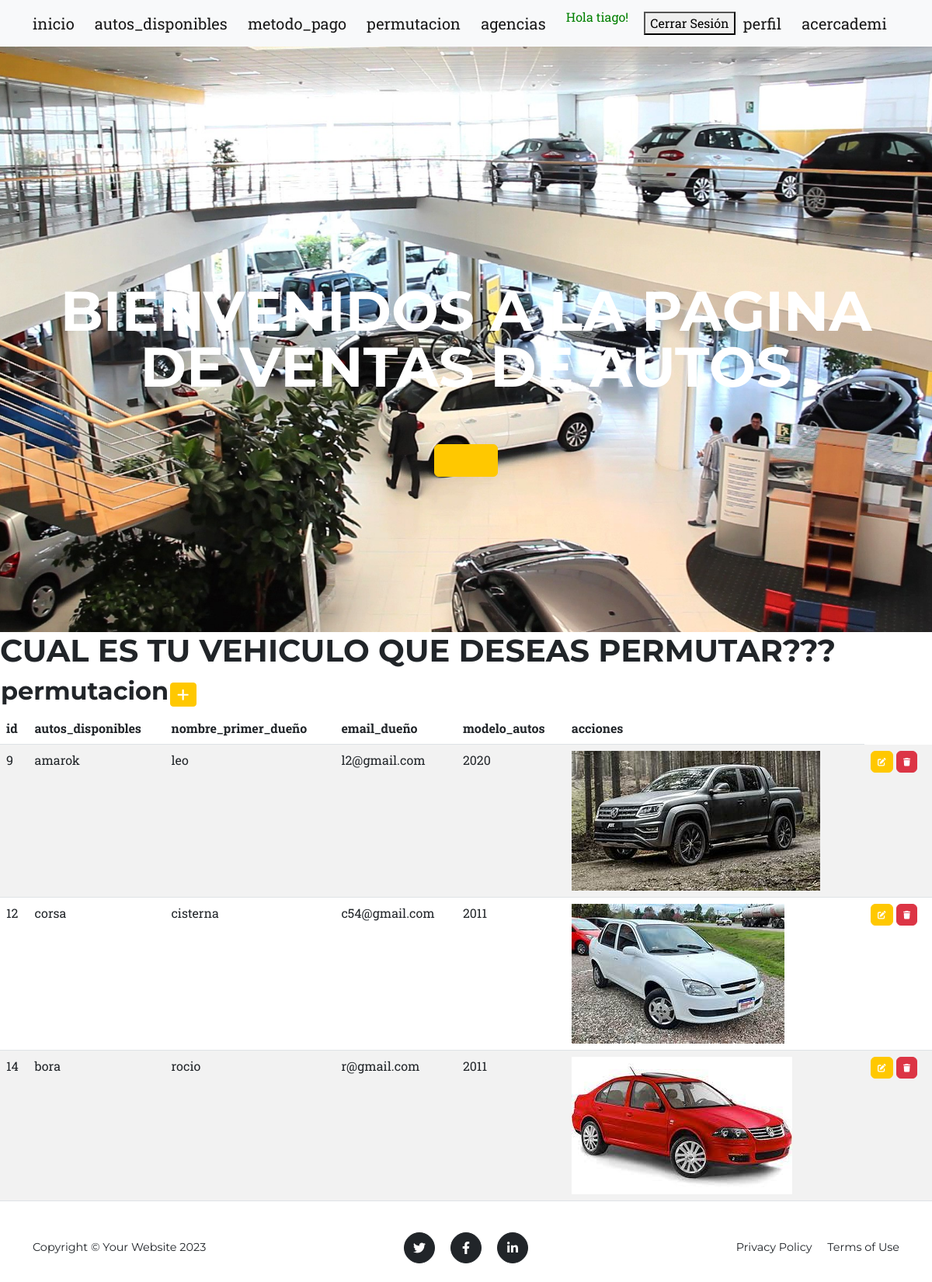
/aplicacion/permutacion (signed in), run on the app's committed database.
### aplicacion/models.py (models this page shows, shortened)
class permutacion(models.Model):
     nombre_auto=models.CharField(max_length=50)
     nombre_primer_dueño =models.CharField(max_length=50)
     email=models.EmailField()
     modelo =models.IntegerField()
     imagenes=models.ImageField(upload_to="avatares",blank=True,null=True)

### aplicacion/views.py (the view)
# urls.py: path('permutacion',permutacionlist.as_view(),name="permutacion"),
class permutacionlist(LoginRequiredMixin,ListView):
     model=permutacion

### aplicacion/templates/aplicacion/permutacion_list.html (shortened to what this page needs)
{% extends 'aplicacion/home.html' %}
{% block contenido %}
<h1>CUAL ES TU VEHICULO QUE DESEAS PERMUTAR???</h1>
{% endblock contenido %}
{% block aporte %}
<table>
    <tr>
      <td width="200"><h2>permutacion </h2></td>
        <td>
           <a
            href="{%url 'permutacioncreate' %}"
            class="btn btn-primary btn-sm"
            ><i class="fa fa-plus fa-lg" title="crear"> </i>
            </a>
        </td>
    </tr>
</table>
    <table class="table table-striped">
         <thead>
             <th>id</th>
             <th>autos_disponibles</th>
             <th>nombre_primer_dueño</th>
             <th>email_dueño</th>
             <th>modelo_autos</th>
             <th> acciones </th>
        </thead>
    {% for d in permutacion_list %}
             <td>{{d.id}} </td>
             <td>{{d.nombre_auto}}</td>
             <td>{{d.nombre_primer_dueño}}</td>
             <td>{{d.email}}</td>
             <td>{{d.modelo}}</td>
             <td>
             <img src="{{d.imagenes.url}}" alt="" class="prod-size">
             <td>
                    <a
                      href="{%url 'permutacionUpdate' d.id %}"
                      class="btn btn-primary"
                      style="--bs-btn-padding-y: .25rem; --bs-btn-padding-x: .5rem; --bs-btn-font-size: .75rem;"
                      ><i class="fa fa-edit fa-sm" title="Edit Record"></i>
                    </a>
                    <a
                      href="{%url 'permutacionDelete' d.id %}"
                      class="btn btn-danger"
                      style="--bs-btn-padding-y: .25rem; --bs-btn-padding-x: .5rem; --bs-btn-font-size: .75rem;"
                      ><i class="fa fa-trash fa-sm" title="Delete Record"></i>
                    </a>
                  </td>
    {% endfor %}
    </table>
{% endblock aporte %}

### aplicacion/templates/aplicacion/home.html (shortened to what this page needs)
<!DOCTYPE html>
<html lang="en">
    <head>
        {% load static %}
        <link href="{% static 'css/styles.css'%}" rel="stylesheet" />
    </head>
    <body id="page-top">
       <nav class="navbar navbar-light bg-light static-top">
        <div class="container">
            <a class="navbar-brand" href="{%url   'home'  %}">inicio</a>
            <!DOCTYPE html>
<html lang="es">
<head>
</head>
<body>
            {% if user.is_authenticated %}
                 <a class="navbar-brand" href="{%url 'autos_disponibles' %}">autos_disponibles</a>
                 <a class="navbar-brand" href="{%url 'metodo_pago' %}">metodo_pago</a>
                 <a class="navbar-brand" href="{%url 'permutacion' %}">permutacion</a>
                 <a class="navbar-brand" href="{%url 'Agencias' %}">agencias</a>
                 <p style="color:green">Hola {{user.username}}!</p>
                 <form action="{% url 'logout' %}" method="post">
                    <button type="submit">Cerrar Sesión</button>
                </form>
                 <a class="navbar-brand" href="{%url 'editar_perfil' %}">perfil</a>
                 <a class="navbar-brand" href="{%url 'acercademi' %}">acercademi</a>
            {% else %}
                <a class="btn btn-primary" href="{% url 'login' %}"> login</a>
                <a class="btn btn-success" href="{% url 'registro' %}"> registro</a>
            {% endif %}
        </div>
       </nav>
        <header class="masthead">
            <div class="container">
                <div class="masthead-heading text-uppercase">BIENVENIDOS A LA PAGINA DE VENTAS DE AUTOS</div>
                <a class="btn btn-primary btn-xl text-uppercase" href="#services"></a>
            </div>
        </header>
        {% block contenido %}
        {% endblock contenido %}
        {% block aporte %}
        {% endblock aporte %}
        <footer class="footer py-4">
            <div class="container">
                <div class="row align-items-center">
                    <div class="col-lg-4 text-lg-start">Copyright &copy; Your Website 2023</div>
                    <div class="col-lg-4 my-3 my-lg-0">
                        <a class="btn btn-dark btn-social mx-2" href="#!" aria-label="Twitter"><i class="fab fa-twitter"></i></a>
                        <a class="btn btn-dark btn-social mx-2" href="#!" aria-label="Facebook"><i class="fab fa-facebook-f"></i></a>
                        <a class="btn btn-dark btn-social mx-2" href="#!" aria-label="LinkedIn"><i class="fab fa-linkedin-in"></i></a>
                    </div>
                    <div class="col-lg-4 text-lg-end">
                        <a class="link-dark text-decoration-none me-3" href="#!">Privacy Policy</a>
                        <a class="link-dark text-decoration-none" href="#!">Terms of Use</a>
                    </div>
                </div>
            </div>
        </footer>
    </body>
</html>

### data on the page
permutacion: id "9", nombre_auto "amarok", nombre_primer_dueño "leo", email "l2@gmail.com", modelo "2020", imagenes (picture)
permutacion: id "12", nombre_auto "corsa", nombre_primer_dueño "cisterna", email "c54@gmail.com", modelo "2011", imagenes (picture)
permutacion: id "14", nombre_auto "bora", nombre_primer_dueño "rocio", email "r@gmail.com", modelo "2011", imagenes (picture)

### other printed values
{{ user.username }} "tiago"
